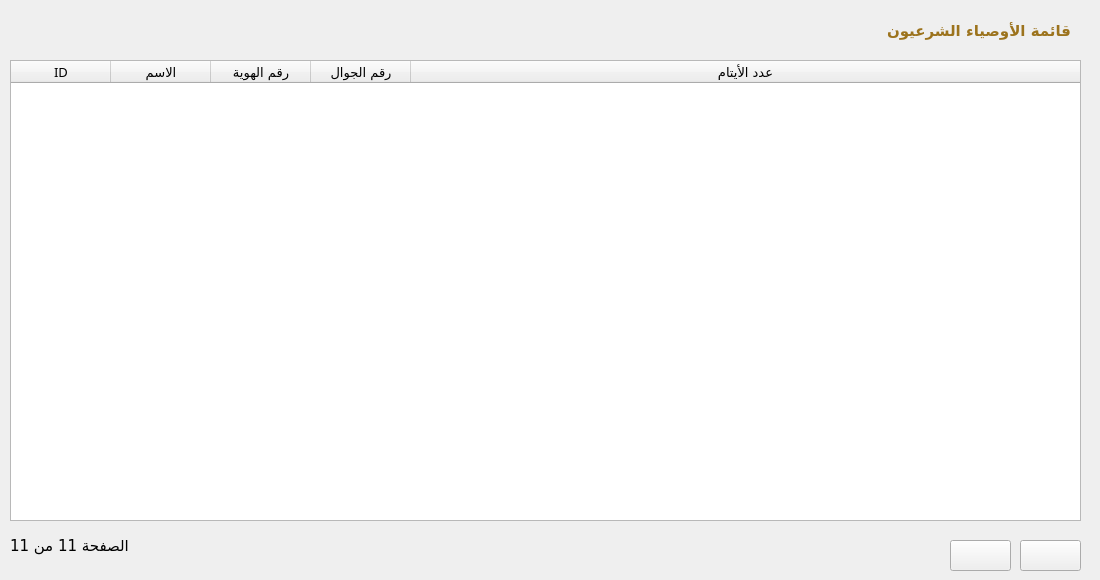
    <widget class="QWidget" name="tab_2">
     <attribute name="title">
      <string>الأوصياء الشرعيون</string>
     </attribute>
     <widget class="QWidget" name="widget_45" native="true">
      <property name="geometry">
       <rect>
        <x>0</x>
        <y>10</y>
        <width>1091</width>
        <height>521</height>
       </rect>
      </property>
      <property name="styleSheet">
       <string notr="true"/>
      </property>
      <property name="class" stdset="0">
       <string>Card</string>
      </property>
      <widget class="QWidget" name="widget_46" native="true">
       <property name="geometry">
        <rect>
         <x>0</x>
         <y>0</y>
         <width>1091</width>
         <height>41</height>
        </rect>
       </property>
       <property name="class" stdset="0">
        <string>bg-pink-gold box-top-radius</string>
       </property>
       <widget class="QLabel" name="label_118">
        <property name="geometry">
         <rect>
          <x>850</x>
          <y>0</y>
          <width>221</width>
          <height>41</height>
         </rect>
        </property>
        <property name="font">
         <font>
          <family>Cairo</family>
          <pointsize>11</pointsize>
          <bold>true</bold>
         </font>
        </property>
        <property name="styleSheet">
         <string notr="true">color: #9c731d;</string>
        </property>
        <property name="text">
         <string>قائمة الأوصياء الشرعيون</string>
        </property>
       </widget>
      </widget>
      <widget class="QTableWidget" name="guardians_table">
       <property name="geometry">
        <rect>
         <x>10</x>
         <y>50</y>
         <width>1071</width>
         <height>461</height>
        </rect>
       </property>
       <property name="font">
        <font>
         <family>Cairo</family>
         <pointsize>10</pointsize>
        </font>
       </property>
       <property name="editTriggers">
        <set>QAbstractItemView::NoEditTriggers</set>
       </property>
       <attribute name="horizontalHeaderStretchLastSection">
        <bool>true</bool>
       </attribute>
       <attribute name="verticalHeaderVisible">
        <bool>false</bool>
       </attribute>
       <column>
        <property name="text">
         <string>ID</string>
        </property>
       </column>
       <column>
        <property name="text">
         <string>الاسم</string>
        </property>
       </column>
       <column>
        <property name="text">
         <string>رقم الهوية</string>
        </property>
       </column>
       <column>
        <property name="text">
         <string>رقم الجوال</string>
        </property>
       </column>
       <column>
        <property name="text">
         <string>عدد الأيتام</string>
        </property>
       </column>
      </widget>
     </widget>
     <widget class="QPushButton" name="prev_btn_2">
      <property name="geometry">
       <rect>
        <x>1020</x>
        <y>540</y>
        <width>61</width>
        <height>31</height>
       </rect>
      </property>
      <property name="text">
       <string/>
      </property>
      <property name="icon">
       <iconset>
        <normaloff>../assets/icons/ic_fluent_arrow_right_24_filled.svg</normaloff>../assets/icons/ic_fluent_arrow_right_24_filled.svg</iconset>
      </property>
      <property name="class" stdset="0">
       <string>btn btn-gold</string>
      </property>
     </widget>
     <widget class="QPushButton" name="next_btn_2">
      <property name="geometry">
       <rect>
        <x>950</x>
        <y>540</y>
        <width>61</width>
        <height>31</height>
       </rect>
      </property>
      <property name="text">
       <string/>
      </property>
      <property name="icon">
       <iconset>
        <normaloff>../assets/icons/ic_fluent_arrow_left_24_filled.svg</normaloff>../assets/icons/ic_fluent_arrow_left_24_filled.svg</iconset>
      </property>
      <property name="class" stdset="0">
       <string>btn btn-gold</string>
      </property>
     </widget>
     <widget class="QLabel" name="pagination_label_2">
      <property name="geometry">
       <rect>
        <x>10</x>
        <y>530</y>
        <width>151</width>
        <height>31</height>
       </rect>
      </property>
      <property name="font">
       <font>
        <family>Cairo</family>
        <pointsize>11</pointsize>
       </font>
      </property>
      <property name="text">
       <string>الصفحة 11 من 11</string>
      </property>
      <property name="alignment">
       <set>Qt::AlignRight|Qt::AlignTrailing|Qt::AlignVCenter</set>
      </property>
     </widget>
    </widget>
